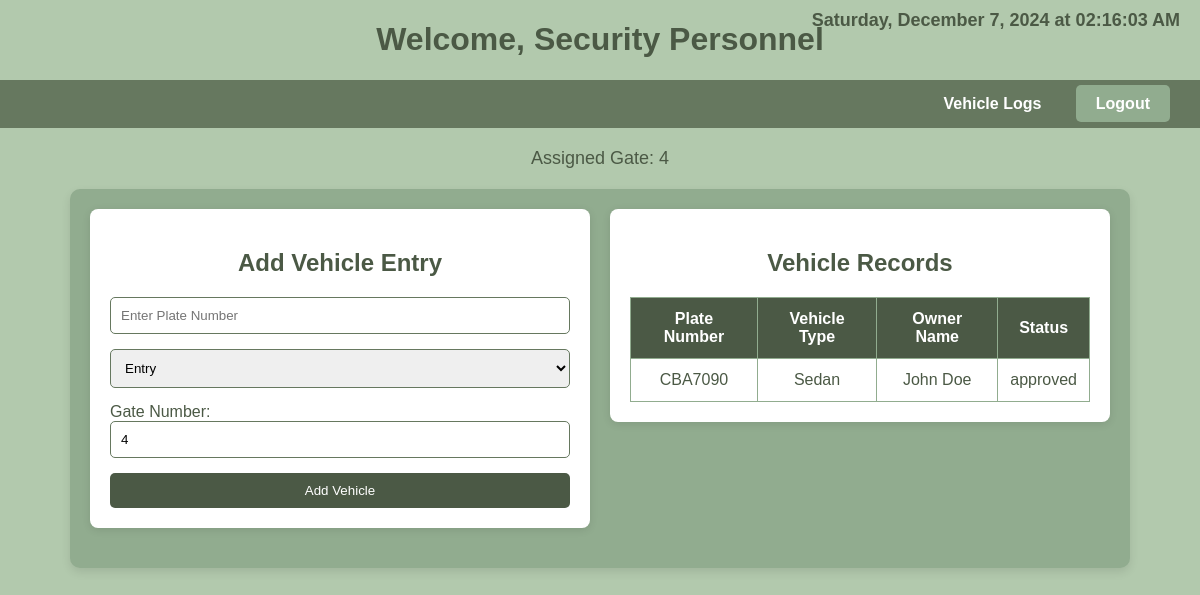
The page /security_dashboard.php (signed in) on the database its author committed.
### tables this page shows
CREATE TABLE `users` (
  `id` int(11) NOT NULL,
  `fname` varchar(255) NOT NULL,
  `lname` varchar(255) NOT NULL,
  `username` varchar(50) NOT NULL,
  `password` varchar(255) NOT NULL,
  `role` enum('admin','security','owner') NOT NULL,
  `gate_number` varchar(255) NOT NULL,
  `status` enum('active','inactive') DEFAULT 'active',
  `created_at` timestamp NOT NULL DEFAULT current_timestamp(),
  `updated_at` timestamp NOT NULL DEFAULT current_timestamp() ON UPDATE current_timestamp()
);

CREATE TABLE `vehicles` (
  `id` int(11) NOT NULL,
  `plate_number` varchar(15) NOT NULL,
  `vehicle_type` varchar(50) NOT NULL,
  `owner_id` varchar(255) NOT NULL,
  `owner_name` varchar(100) NOT NULL,
  `owner_contact` varchar(15) NOT NULL,
  `registration_date` timestamp NOT NULL DEFAULT current_timestamp(),
  `status` enum('pending','approved','denied') DEFAULT 'pending',
  `approved_by` int(11) DEFAULT NULL
);

### security_dashboard.php (the view, shortened to what this page needs)
<?php
include('config.php');
$user_id = $_SESSION['id'];
$query_gate = "SELECT gate_number FROM users WHERE id = ?";
$stmt_gate = $conn->prepare($query_gate);
$stmt_gate->bind_param("i", $user_id);
$stmt_gate->execute();
$result_gate = $stmt_gate->get_result();
$assigned_gate = ($result_gate && $result_gate->num_rows > 0)
    ? $result_gate->fetch_assoc()['gate_number']
    : "Not Assigned";
$query_vehicles = "SELECT * FROM vehicles WHERE status = 'approved' ORDER BY plate_number ASC";
$result_vehicles = $conn->query($query_vehicles);
?>
<!DOCTYPE html>
<html lang="en">
<head>
</head>
<body>
<div class="date-time" id="datetime"></div>
<h1>Welcome, Security Personnel</h1>
<nav>
    <ul>
        <li><a href="vehicle_logs.php">Vehicle Logs</a></li>
        <li><a href="logout.php" class="logout-btn">Logout</a></li>
    </ul>
</nav>
<div class="gate-info">Assigned Gate: <?= htmlspecialchars($assigned_gate); ?></div>
<div class="container">
    <div class="left-column">
        <div class="form-container">
            <h2>Add Vehicle Entry</h2>
            <form method="POST" action="security_dashboard.php">
                <input type="text" name="plate_number" placeholder="Enter Plate Number" required>
                <select name="entry_exit" required>
                    <option value="entry">Entry</option>
                </select>
                <label for="gate_number">Gate Number:</label>
                <input type="text" name="gate_number" value="<?= htmlspecialchars($assigned_gate); ?>" readonly>
                <button type="submit" name="add_vehicle">Add Vehicle</button>
            </form>
        </div>
    </div>
    <div class="right-column">
        <div class="table-container">
            <h2>Vehicle Records</h2>
            <table>
                <thead>
                    <tr>
                        <th>Plate Number</th>
                        <th>Vehicle Type</th>
                        <th>Owner Name</th>
                        <th>Status</th>
                    </tr>
                </thead>
                <tbody>
                    <?php if (mysqli_num_rows($result_vehicles) > 0): ?>
                        <?php while ($row = mysqli_fetch_assoc($result_vehicles)): ?>
                            <tr>
                                <td><?= htmlspecialchars($row['plate_number']); ?></td>
                                <td><?= ucfirst(htmlspecialchars($row['vehicle_type'])); ?></td>
                                <td><?= htmlspecialchars($row['owner_name']); ?></td>
                                <td><?= htmlspecialchars($row['status']); ?></td>
                            </tr>
                        <?php endwhile; ?>
                    <?php else: ?>
                        <tr>
                            <td colspan="4">No records found.</td>
                        </tr>
                    <?php endif; ?>
                </tbody>
            </table>
        </div>
    </div>
</div>
</body>
</html>

### security_dashboard.php (style rules this page uses)
body { font-family: Arial, sans-serif; background-color: #B2C9AD; margin: 0; padding: 0; color: #4B5945; }
h1, h2 { color: #4B5945; text-align: center; }
nav { background-color: #66785F; padding: 15px; text-align: right; }
nav ul { list-style-type: none; margin: 0; padding: 0; display: inline-block; }
nav ul li { display: inline; margin: 0 15px; }
nav ul li a { color: white; text-decoration: none; font-weight: bold; }
.container { display: flex; flex-wrap: wrap; justify-content: space-between; width: 85%; margin: 20px auto; padding: 20px; background-color: #91AC8F; border-radius: 10px; box-shadow: 0 4px 10px rgba(0, 0, 0, 0.1); gap: 20px; }
.left-column, .right-column { flex: 1 1 48%; }
.form-container, .table-container { padding: 20px; background-color: #FFFFFF; border-radius: 8px; box-shadow: 0 2px 8px rgba(0, 0, 0, 0.1); margin-bottom: 20px; }
.form-container input, .form-container select { padding: 10px; width: 100%; margin-bottom: 15px; border-radius: 5px; border: 1px solid #66785F; box-sizing: border-box; }
.form-container button, .search-bar button { padding: 10px 16px; background-color: #4B5945; color: white; border: none; border-radius: 5px; cursor: pointer; width: 100%; box-sizing: border-box; }
.table-container table { width: 100%; border-collapse: collapse; background-color: white; }
.table-container th, .table-container td { padding: 12px; border: 1px solid #91AC8F; text-align: center; }
.table-container th { background-color: #4B5945; color: white; }
.date-time { color: #4B5945; font-size: 18px; position: absolute; top: 10px; right: 20px; font-weight: bold; }
.gate-info { text-align: center; margin: 20px 0; font-size: 18px; color: #4B5945; }
.logout-btn { background-color: #91AC8F; padding: 10px 20px; border-radius: 5px; color: white; text-decoration: none; }

### rows shown on the page
users: gate_number "4"
vehicles: plate_number "CBA7090", vehicle_type "Sedan", owner_name "John Doe", status "approved"
